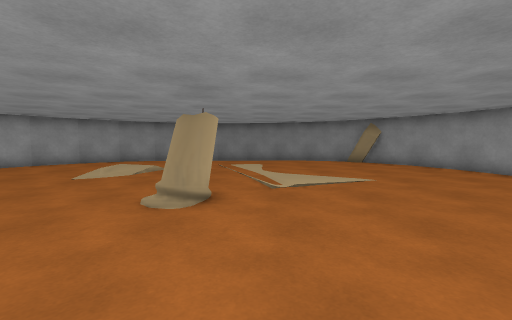
[1] (above)

13 first-person views from a walk through a scene from a Unity 3-D project. The camera is 1.2 m above the floor, tilts 4° down and sees 90° across. The floor is counted in squares, 1 m on a side. Each view is taken from the middle of a square. On the plan, view 1 faces up. The plan holds only what a view shows up to about 12 squares ahead; the rest is blank. The place goes on beyond the plan. The player character is not drawn.

[2]
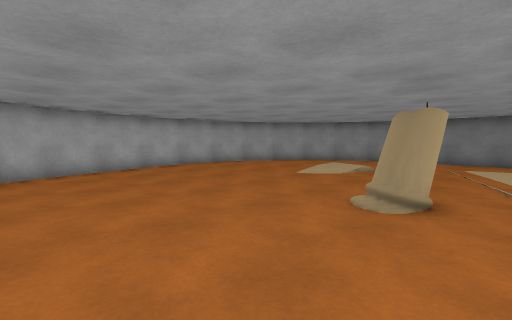

[3]
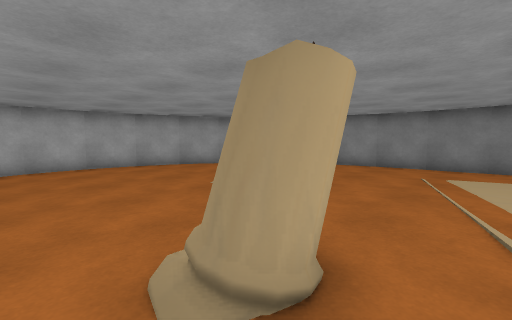

[4]
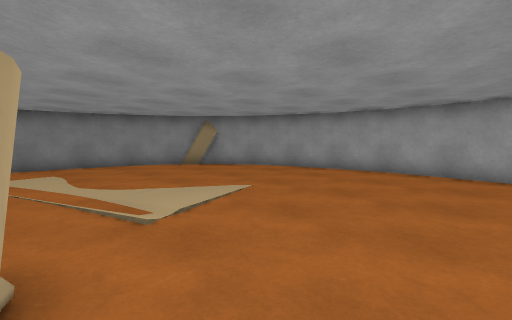

[5]
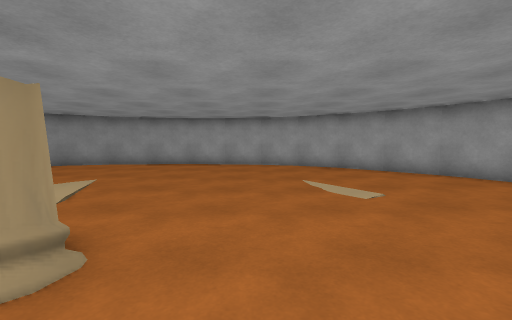

[6]
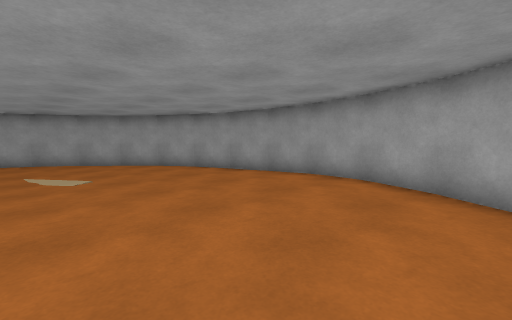

[7]
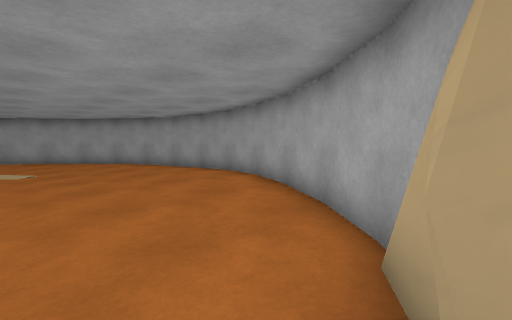

[8]
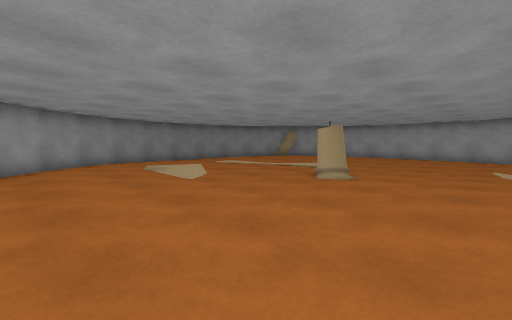

[9]
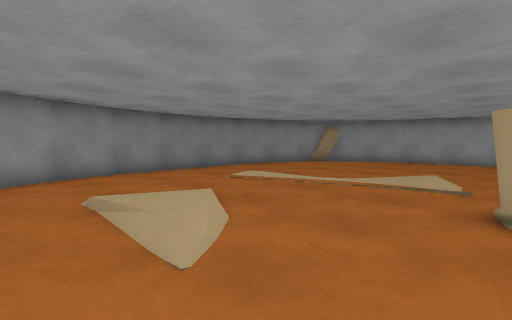

[10]
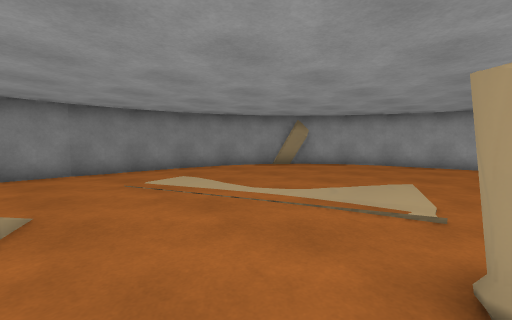

[11]
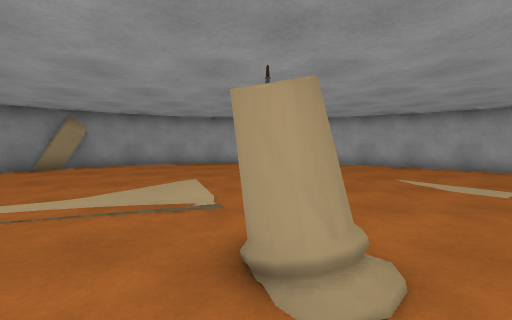

[12]
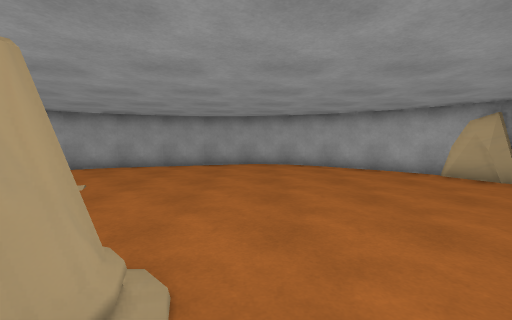

[13]
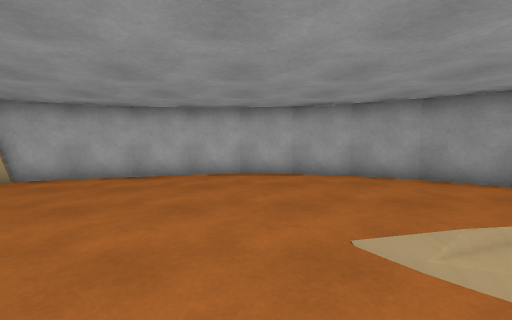

### Floor plan
Key: @ floor where view 1 was taken; # wall or solid block; . main floor; : floor 0.25 m higher than the main floor; / step, stairs or slope.
Columns run from 12 left of view 1 to 9 right of it. Each row starts with its distance up from view 1.
 16       ##########
 15     ###........###
 14    ##............##
 13   ##.............###
 12  ##...............:##
 11  #..:. /............#
 10 ##.....:#...........##
  9 #..... /.............#
  8 #....................#
  7 #....................#
  6 #.........##.........#
  5 #.........##.........#
  4 #....................#
  3 #....................#
  2 #....................#
  1 ##..................##
  0  ##.........@.......#
 -1   #................##
 -2   ##..............##
 -3    ##............##
 -4     ###::::....###
 -5       ##########

Where each view was taken, in squares from view 1:
view 1: 0 up, 0 right, facing up
view 2: 0 up, 0 right, facing up-left
view 3: 4 up, 0 right, facing up-left
view 4: 3 up, 1 left, facing up-right
view 5: 3 up, 4 left, facing right
view 6: 2 up, 7 left, facing down-right
view 7: 1 up, 10 left, facing down-right
view 8: 1 up, 10 left, facing up-right
view 9: 6 up, 7 left, facing up-right
view 10: 6 up, 4 left, facing up-right
view 11: 6 up, 4 left, facing right
view 12: 7 up, 3 left, facing down
view 13: 7 up, 3 left, facing left
